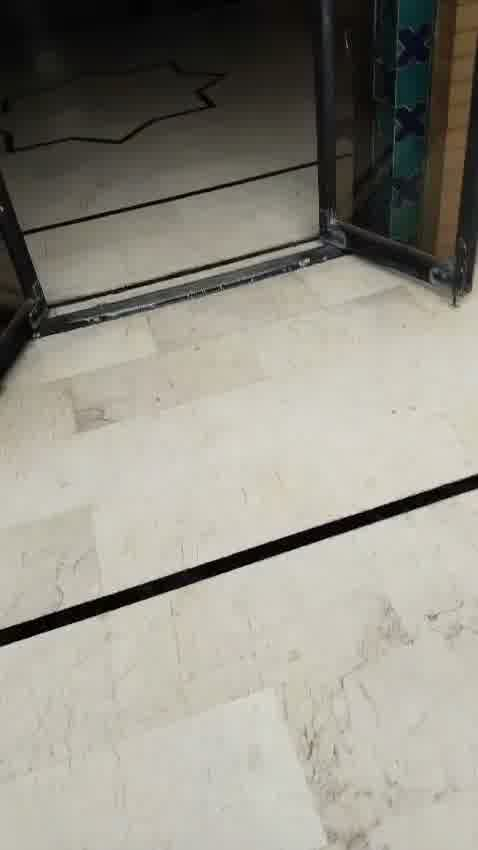
#> input picture frames/afloor_frame_00009.jpg, 478 x 850 px; its folder holds only this picture in this run; the run also reads 1 picture not shown here
$ python imggen.py   (older library calls are emulated)
#> lines starting #> are read from the running program, lines starting #| are printed output that depends on the picture
import os
import shutil
import cv2

INPUT_DIR = "frames"
SHARP_DIR = "frames_sharp"
RESIZED_DIR = "frames_resized"
THRESHOLD = 100.0  # Blur detection threshold

os.makedirs(SHARP_DIR, exist_ok=True)
os.makedirs(RESIZED_DIR, exist_ok=True)

# Step 1: Filter out blurry frames into 'frames_sharp'
print("Filtering blurry frames into frames_sharp...")
for fname in os.listdir(INPUT_DIR):
    img_path = os.path.join(INPUT_DIR, fname)
    img = cv2.imread(img_path)
#> img is the input picture: shape (850, 478, 3); mean B, G, R 133, 143.2, 146.1
    if img is None:
        continue
    gray = cv2.cvtColor(img, cv2.COLOR_BGR2GRAY)
    if cv2.Laplacian(gray, cv2.CV_64F).var() >= THRESHOLD:
        shutil.copy(img_path, os.path.join(SHARP_DIR, fname))

# Step 2: Resize non-blurry frames to 640x640 into 'frames_resized'
print("Resizing sharp frames to 640x640 into frames_resized...")
for fname in os.listdir(SHARP_DIR):
    in_file = os.path.join(SHARP_DIR, fname)
    out_file = os.path.join(RESIZED_DIR, fname)
    img = cv2.imread(in_file)
    if img is not None:
        resized = cv2.resize(img, (640, 640))
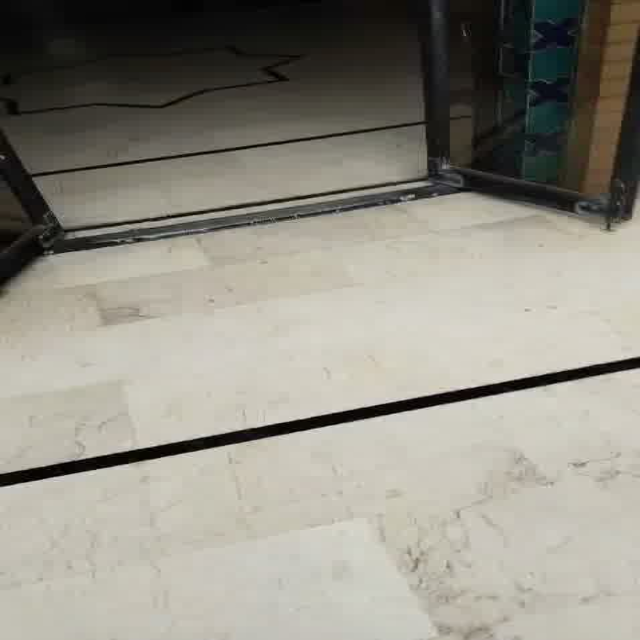
#> resized: shape (640, 640, 3); mean B, G, R 133, 143.1, 146
        cv2.imwrite(out_file, resized)
